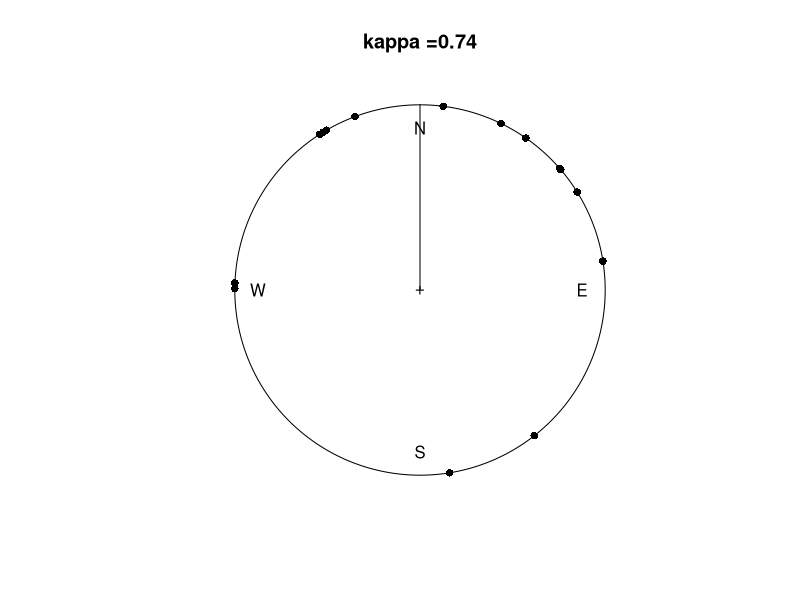
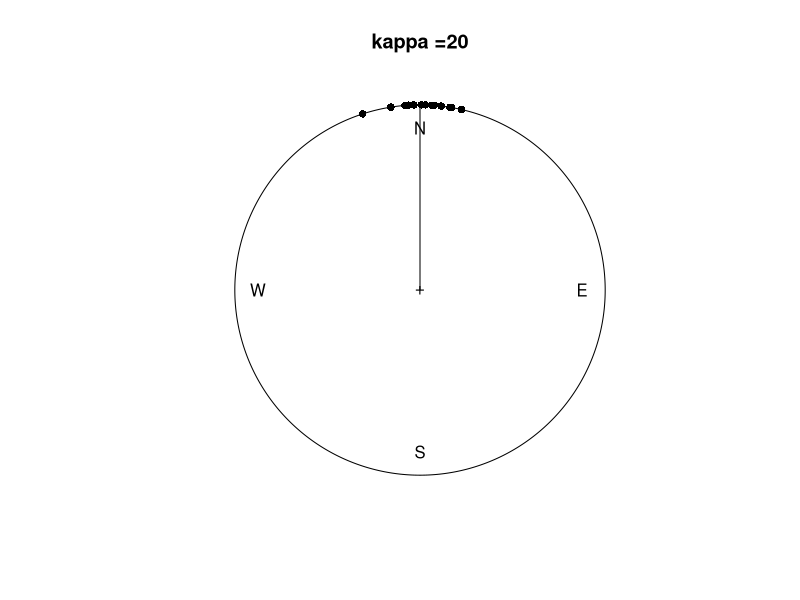
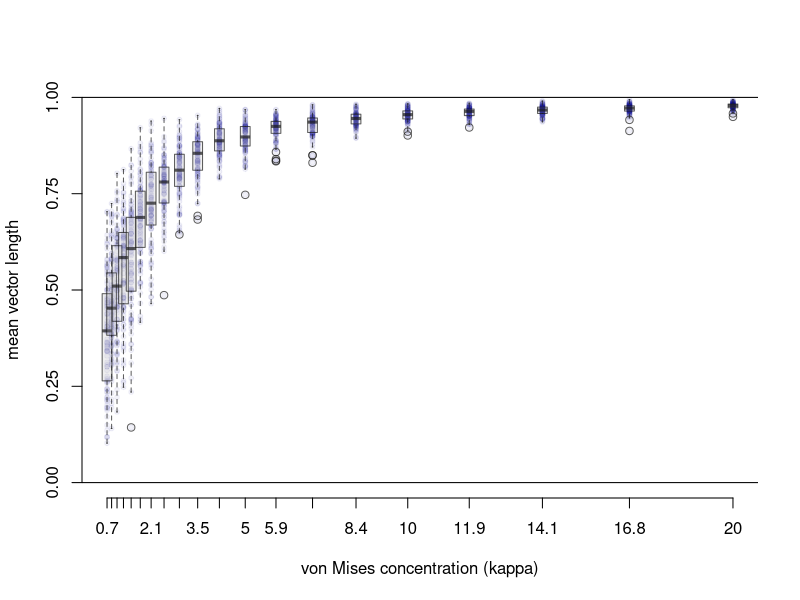
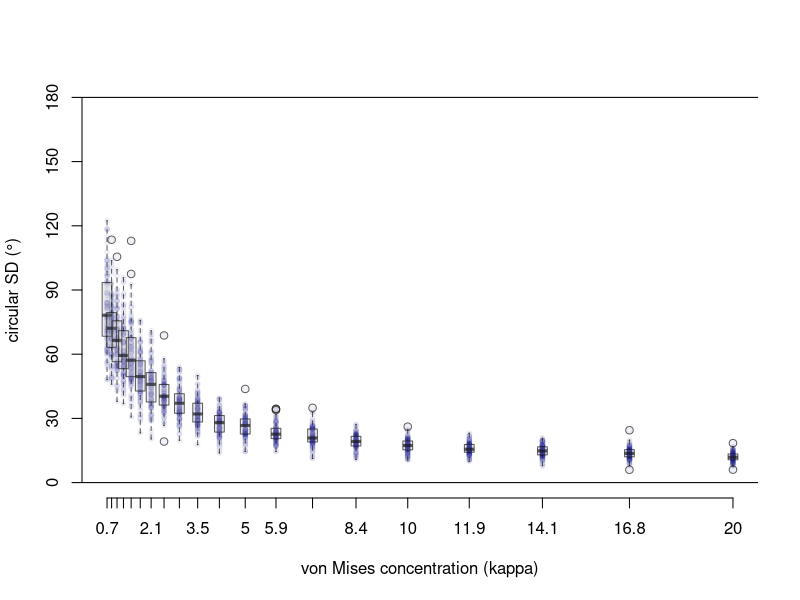
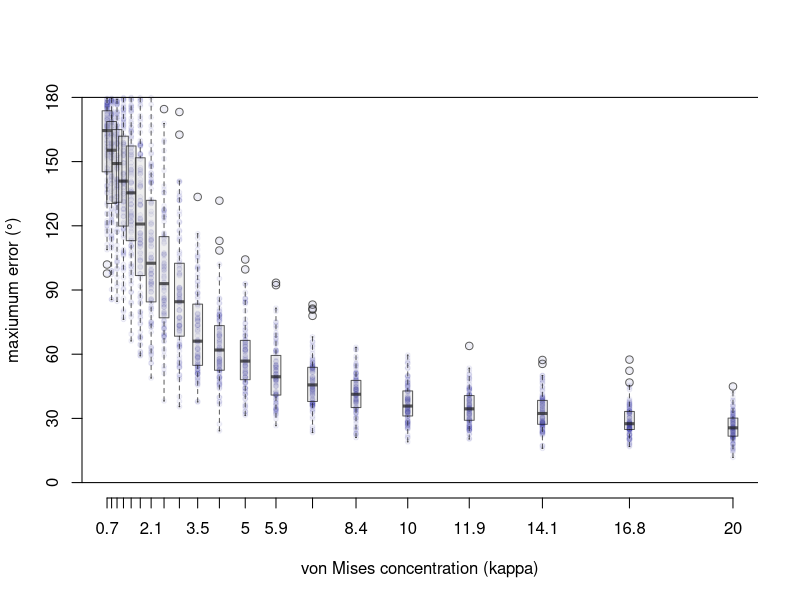
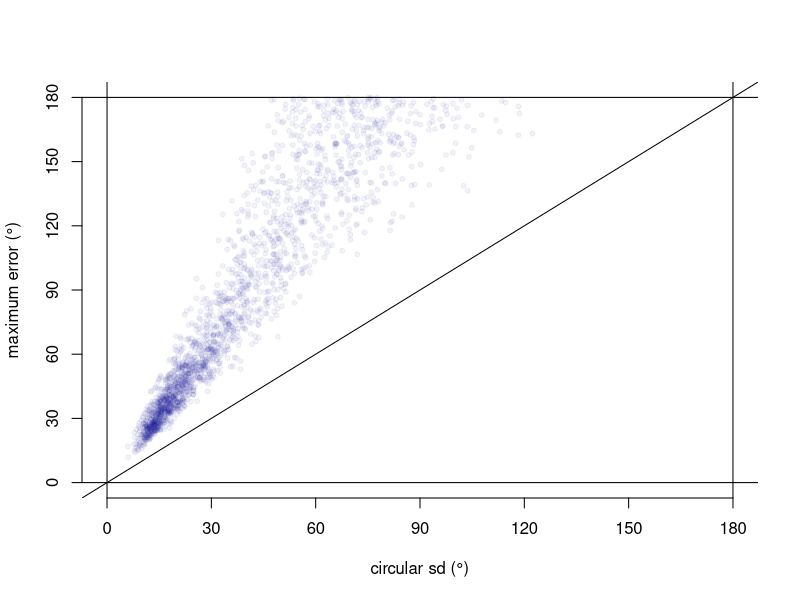

Here is the R script that generated these plots, in order:
# Details ---------------------------------------------------------------
#       AUTHOR:	James Foster              DATE: 2023 05 22
#     MODIFIED:	James Foster              DATE: 2023 05 22
#
#  DESCRIPTION: Simulate waggle dance scatter. Compare "directional accuracy"
#               heuristic used by Dong and colleagues with traditional measures
#               of directional scatter.
#               
#       INPUTS: 
#               
#      OUTPUTS: Simulation result
#
#	   CHANGES: - 
#
#   REFERENCES: Shihao Dong et al., (2023)
#               Social signal learning of the waggle dance in honey bees.
#               Science 379,1015-1018. DOI:10.1126/science.ade1702
#               
#               Batschelet E (1981).
#               Graphical presentation, Chap 1.2, p. 4-6
#               Chapter 1: Measures of Location
#               In: Circular Statistics in Biology
#               Academic Press (London)
# 
#       USAGE:  
#TODO   ---------------------------------------------


# Seed random number generator --------------------------------------------
#simulation should be repeatable
set.seed(20230522)#today's date


# Load packages -----------------------------------------------------------
require(circular)
require(data.table)
# require(beeswarm)

# Simulate data -----------------------------------------------------------
n_sim = 1e2
n_lev = 20
n_runs = 15# average for naïve dancers
log_kappa = seq(from = -0.3, to  = log(20), length.out = n_lev) # von Mises distribution concentration parameter
kappas = exp(log_kappa)
# kappas = seq(from = 0, to = 20, length.out = n_lev)
dance_data = replicate(n = n_sim,
                       expr = {lapply(X = kappas,
                                     FUN = rvonmises,
                                     n = n_runs,
                                     mu = circular(0)
                                     )
                               },
                       simplify = FALSE
                      )

# Plot data range ---------------------------------------------------------
#worst oriented
plot.circular(dance_data[[1]][[1]], template = 'geographics', main = paste0('kappa =', round(kappas[1],2)))
arrows.circular(x = circular(pi/2),length = 0)
#best oriented
plot.circular(dance_data[[1]][[n_lev]], template = 'geographics', main = paste0('kappa =', round(kappas[n_lev],2)))
arrows.circular(x = circular(pi/2),length = 0)



# Calculate metrics -------------------------------------------------------
RhoFun = rho.circular
SDFun = function(x){sd.circular(x)*180/pi}
MaxErr = function(x_ang){max(abs(as.numeric(
  ifelse(x_ang > pi,
         yes = 2*pi - x_ang,
         no = x_ang) 
  )))*180/pi}

rho_matrix = cbind(kappas,
                   sapply(X = dance_data,
                  FUN = function(x)
                    {sapply(X = x,
                            FUN = RhoFun)})
                  )

sd_matrix = cbind(kappas,
                   sapply(X = dance_data,
                  FUN = function(x)
                    {sapply(X = x,
                            FUN = SDFun)})
                  )

mx_matrix = cbind(kappas,
                   sapply(X = dance_data,
                  FUN = function(x)
                    {sapply(X = x,
                            FUN = MaxErr)})
                  )

rho_data = data.table::melt(data = data.table(rho_matrix), 
                            id.vars = 'kappas')

sd_data = data.table::melt(data = data.table(sd_matrix), 
                            id.vars = 'kappas')

mx_data = data.table::melt(data = data.table(mx_matrix), 
                            id.vars = 'kappas')



# Plot rho ----------------------------------------------------------------
with(rho_data,
     plot(x = kappas,
          y = value,
           pch = 20, 
           col = adjustcolor('darkblue', alpha.f = 0.05),
           ylab = 'mean vector length',
           xlab = 'von Mises concentration (kappa)',
           ylim = c(0,1),
           axes = FALSE
           )
)
axis(1, at = kappas,labels= round(kappas, 1))
axis(2, at = seq(from = 0, to  = 1, by = 0.25))
abline(h = c(0,1))
boxplot(formula = value~kappas,
        data = rho_data,
        at = kappas,
        add = TRUE,
        col = gray(0.7, 0.2),
        border = gray(0.1, 0.7),
        pars = list(boxwex = 0.3, staplewex = 0.1, outwex = 0.1),
        axes = F
)

# Plot sd ----------------------------------------------------------------
with(sd_data,
     plot(x = kappas,
          y = value,
           pch = 20, 
           col = adjustcolor('darkblue', alpha.f = 0.05),
           ylab = 'circular SD (°)',
           xlab = 'von Mises concentration (kappa)',
           ylim = c(0,180),
           axes = FALSE
           )
)
axis(1, at = kappas,labels= round(kappas, 1))
axis(2, at = seq(from = 0, to  = 180, by = 30))
abline(h = c(0,180))
boxplot(formula = value~kappas,
        data = sd_data,
        at = kappas,
        add = TRUE,
        col = gray(0.7, 0.2),
        border = gray(0.1, 0.7),
        pars = list(boxwex = 0.3, staplewex = 0.1, outwex = 0.1),
        axes = F
)
# Plot max ----------------------------------------------------------------
with(mx_data,
     plot(x = kappas,
          y = value,
           pch = 20, 
           col = adjustcolor('darkblue', alpha.f = 0.05),
           ylab = 'maxiumum error (°)',
           xlab = 'von Mises concentration (kappa)',
           ylim = c(0,180),
           axes = FALSE
           )
)
axis(1, at = kappas,labels= round(kappas, 1))
axis(2, at = seq(from = 0, to  = 180, by = 30))
abline(h = c(0,180))
boxplot(formula = value~kappas,
        data = mx_data,
        at = kappas,
        add = TRUE,
        col = gray(0.7, 0.2),
        border = gray(0.1, 0.7),
        pars = list(boxwex = 0.3, staplewex = 0.1, outwex = 0.1),
        axes = F
)


# Plot sd vs max error ----------------------------------------------------


plot(x = sd_data$value,
    y = mx_data$value,
    pch = 20, 
    col = adjustcolor('darkblue', alpha.f = 0.05),
    xlab = 'circular sd (°)',
    ylab = 'maximum error (°)',
    xlim = c(0,180),
    ylim = c(0,180),
    axes = FALSE
)
axis(1, at = seq(from = 0, to  = 180, by = 30))
axis(2, at = seq(from = 0, to  = 180, by = 30))
abline(h = c(0,180),
       v = c(0,180),
       a = 0, b = 1)


# Check medians -----------------------------------------------------------

sd_mdn = aggregate(x = value~kappas, data = sd_data, FUN = median)
mx_mdn = aggregate(x = value~kappas, data = mx_data, FUN = median)
round(range(sd_mdn$value),2)
# [1] 20.23 81.41
round(range(mx_mdn$value),2)
# [1]   43.03 161.08

#fit spline for predicting kappa from max error
mx_spl = with(mx_mdn, 
              smooth.spline(x = value,
                            y = kappas)
              )
print(
data.frame(predict(object = mx_spl,
        x = c(10, 25, 30, 40, 65)))
)
